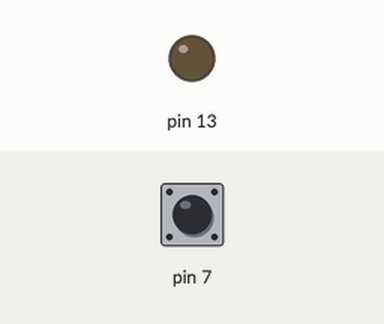
The sketch below on a simulated Arduino Uno, built with avr-gcc and run on an emulated ATmega328P. Shown: output pins drawn as LEDs (lit = HIGH). Inputs (shaded band) come from the test bench; at power-on: pin 7 HIGH. What the sketch prints to the serial monitor is not drawn.

Above: at 1.2 s.
1.3 s: pin 7 pulled LOW for 3.2 s
At 1.7 s:
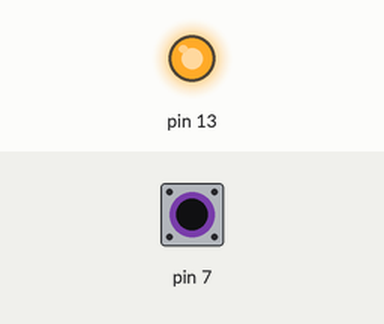
Timing chart, 0 to 6.4 s (numbered marks = the images above; inputs shaded):
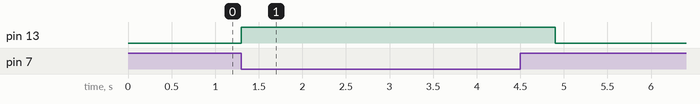

Measured:
- after the input at 1.3 s, pin 13: LOW → HIGH at once, → LOW 3.6 s later

The sketch:

GSM.ino
```cpp
void setup()
{
  pinMode(7,INPUT);
  digitalWrite(7,1);
  Serial.begin(9600);
  pinMode(13,OUTPUT);

}

void loop()
{
  if (digitalRead(7)==0)
  {
    int a=digitalRead(7);
    digitalWrite(13,1);
    Serial.println("AT+CMGF=1"); // Set the Mode as Text Mode
    delay(50);
    Serial.println("AT+CMGS=\"+918870669966\"");  // Specify the Destination number in international format
    delay(50);
    Serial.print("Message Received"); // Enter your message
    delay(50);
    Serial.write((byte)0x1A);                                // End of message character 0x1A : Equivalent to Ctrl+z refer internet to find the hex value for other escape seq
    delay(50);
    Serial.println();
    delay(1000);
    digitalWrite(13,0);
  }
}
```
